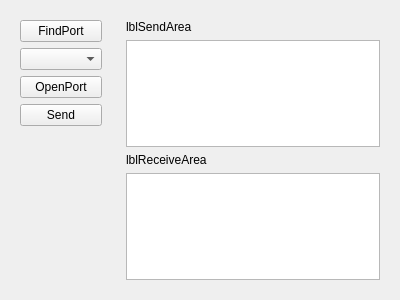
<?xml version="1.0" encoding="UTF-8"?>
<ui version="4.0">
 <class>QSerialPortDlg</class>
 <widget class="QWidget" name="QSerialPortDlg">
  <property name="geometry">
   <rect>
    <x>0</x>
    <y>0</y>
    <width>400</width>
    <height>300</height>
   </rect>
  </property>
  <property name="windowTitle">
   <string>Form</string>
  </property>
  <layout class="QHBoxLayout" name="horizontalLayout">
   <item>
    <widget class="QWidget" name="widget_2" native="true">
     <property name="minimumSize">
      <size>
       <width>100</width>
       <height>0</height>
      </size>
     </property>
     <property name="maximumSize">
      <size>
       <width>100</width>
       <height>16777215</height>
      </size>
     </property>
     <layout class="QVBoxLayout" name="verticalLayout">
      <item>
       <widget class="QPushButton" name="btnFind">
        <property name="text">
         <string>FindPort</string>
        </property>
       </widget>
      </item>
      <item>
       <widget class="QComboBox" name="cbxPortName"/>
      </item>
      <item>
       <widget class="QPushButton" name="btnOpen">
        <property name="text">
         <string>OpenPort</string>
        </property>
       </widget>
      </item>
      <item>
       <widget class="QPushButton" name="btnSend">
        <property name="text">
         <string>Send</string>
        </property>
       </widget>
      </item>
      <item>
       <spacer name="verticalSpacer">
        <property name="orientation">
         <enum>Qt::Vertical</enum>
        </property>
        <property name="sizeHint" stdset="0">
         <size>
          <width>20</width>
          <height>40</height>
         </size>
        </property>
       </spacer>
      </item>
     </layout>
    </widget>
   </item>
   <item>
    <widget class="QWidget" name="widget" native="true">
     <layout class="QVBoxLayout" name="verticalLayout_2">
      <item>
       <widget class="QLabel" name="lblSendArea">
        <property name="text">
         <string>lblSendArea</string>
        </property>
       </widget>
      </item>
      <item>
       <widget class="QTextEdit" name="editSendArea"/>
      </item>
      <item>
       <widget class="QLabel" name="lblReceiveArea">
        <property name="text">
         <string>lblReceiveArea</string>
        </property>
       </widget>
      </item>
      <item>
       <widget class="QTextEdit" name="editReceiveArea"/>
      </item>
     </layout>
    </widget>
   </item>
  </layout>
 </widget>
 <resources/>
 <connections/>
</ui>
